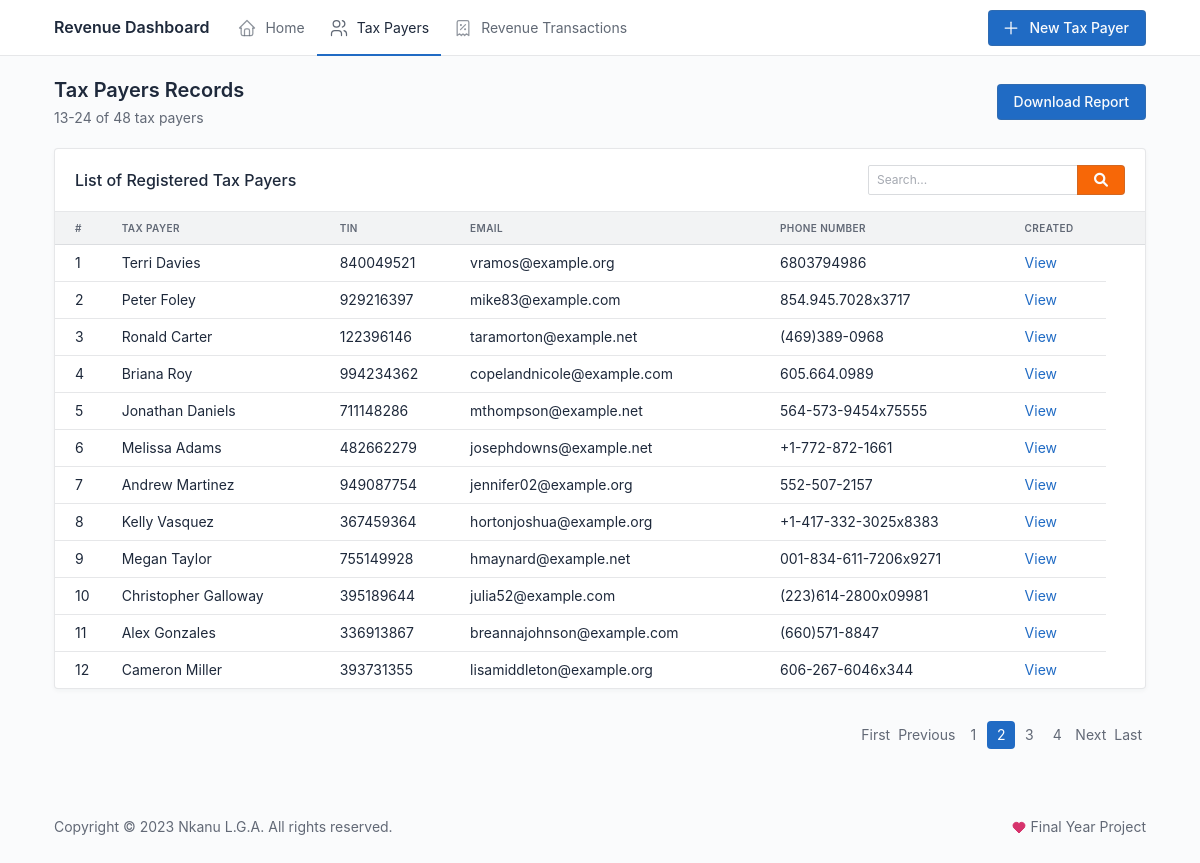
/taxpayers/?page=2, run on the app's committed database.
### revenue/models.py (models this page shows, shortened)
class TaxPayer(models.Model):
    name = models.CharField(
        max_length=200,
        unique=True,
        help_text="Business name or Personal name")
    address = models.CharField(max_length=255)
    tin = models.CharField(
        max_length=20, unique=True, help_text="Tax Identification Number"
    )
    phone = models.CharField(max_length=15)
    email = models.EmailField(blank=True, null=True)
    created = models.DateTimeField()
    updated = models.DateTimeField(auto_now=True)
    class Meta:
        ordering = ["-created"]
        verbose_name_plural = "Tax Payers"

### revenue/views.py (the view, shortened to what this page needs)
# urls.py: path("taxpayers/", views.tax_payer_list, name="tax_payer_list"),
def tax_payer_list(request):
    tax_payers = TaxPayer.objects.all()
    search_query = request.GET.get('q')
    tax_payers = mk_paginator(request, tax_payers, 12)
    if request.method == "POST":
        form = TaxPayerForm(request.POST)
        if form.is_valid():
            tax_payer = form.save(commit=False)
            tax_payer.created = timezone.now()
            tax_payer.save()
            messages.success(
                request, f"{tax_payer.name} has been successfully created.")
            return redirect("tax_payer_detail", tax_payer.id)
    else:
        form = TaxPayerForm()
    return render(request,
                  "tax_payer_list.html",
                  {"tax_payers": tax_payers,
                   "form": form})

### revenue/forms.py
class TaxPayerForm(forms.ModelForm):
    class Meta:
        model = TaxPayer
        fields = ["name", "address", "tin", "phone", "email"]

### revenue/utils.py (called while the page is built)
def mk_paginator(request, items, num_items):
    paginator = Paginator(items, num_items)
    page = request.GET.get('page', 1)
    try:
        items = paginator.page(page)
    except PageNotAnInteger:
        items = paginator.page(1)
    except EmptyPage:
        items = paginator.page(paginator.num_pages)
    return items

### templates/tax_payer_list.html (shortened to what this page needs)
{% extends "base.html" %}
{% load humanize widget_tweaks %}
{% block navbar-action %}
<div class="nav-item">
    <a href="#" class="btn btn-primary" data-bs-toggle="modal" data-bs-target="#modal-create">
        New Tax Payer
    </a>
</div>
{% endblock navbar-action %}
{% block content %}
<div class="page-header d-print-none">
    <div class="row align-items-center">
        <div class="col">
            <h2 class="page-title">
                Tax Payers Records
            </h2>
            <div class="text-muted mt-1">{{ tax_payers.start_index }}-{{ tax_payers.end_index }} of
                {{ tax_payers.paginator.count }} tax payer{{ tax_payers.paginator.count|pluralize }}</div>
        </div>
        <div class="col-auto ms-auto d-print-none">
            <div class="btn-list">
                <a href="{% url 'tax_payer_list' %}?download_excel=1" class="btn btn-primary">Download Report</a>
            </div>
        </div>
    </div>
</div>
<div class="page-body">
    <div class="row my-3">
        <div class="col-12">
            <div class="card">
                <div class="card-header d-flex justify-content-between">
                    <h3 class="card-title">List of Registered Tax Payers</h3>
                    <div class="ms-auto text-muted">
                        <div class="ms-2 d-inline-block">
                            <form method="GET" action="{% url 'tax_payer_list' %}">
                                <div class="input-group">
                                    <input type="text" id="search" class="form-control form-control-sm" placeholder="Search..." name="q" value="{{ request.GET.q }}">
                                    <button type="submit" class="btn btn-warning" title="Search"><i class="fas fa-search"></i></button>
                                </div>
                            </form>
                        </div>
                    </div>
                </div>
                <div class="table-responsive">
                    <table class="table card-table table-vcenter text-nowrap">
                        <thead>
                            <tr>
                                <th>#</th>
                                <th>Tax Payer</th>
                                <th>TIN</th>
                                <th>Email</th>
                                <th>Phone number</th>
                                <th>Created</th>
                                <th></th>
                            </tr>
                        </thead>
                        <tbody>
                            {% for user in tax_payers %}
                            <tr>
                                <td>{{ forloop.counter }}</td>
                                <td>{{ user.name }}</td>
                                <td>{{ user.tin }}</td>
                                <td>{{ user.email }}</td>
                                <td>{{ user.phone }}</td>
                                <td><a href="{% url 'tax_payer_detail' user.id %}">View</a></td>
                            </tr>
                            {% endfor %}
                        </tbody>
                    </table>
                </div>
            </div>
        </div>
    </div>
    <div class="d-flex mt-4">
        <div class="ms-auto">
            {% include 'partials/_pagination.html' with page_obj=tax_payers %}
        </div>
    </div>
</div>
{% endblock content %}

### data on the page
TaxPayer: name "Terri Davies", tin "840049521", email "vramos@example.org", phone "6803794986"
TaxPayer: name "Peter Foley", tin "929216397", email "mike83@example.com", phone "854.945.7028x3717"
TaxPayer: name "Ronald Carter", tin "122396146", email "taramorton@example.net", phone "(469)389-0968"
TaxPayer: name "Briana Roy", tin "994234362", email "copelandnicole@example.com", phone "605.664.0989"
TaxPayer: name "Jonathan Daniels", tin "711148286", email "mthompson@example.net", phone "564-573-9454x75555"
TaxPayer: name "Melissa Adams", tin "482662279", email "josephdowns@example.net", phone "+1-772-872-1661"
TaxPayer: name "Andrew Martinez", tin "949087754", email "jennifer02@example.org", phone "552-507-2157"
TaxPayer: name "Kelly Vasquez", tin "367459364", email "hortonjoshua@example.org", phone "+1-417-332-3025x8383"
TaxPayer: name "Megan Taylor", tin "755149928", email "hmaynard@example.net", phone "001-834-611-7206x9271"
TaxPayer: name "Christopher Galloway", tin "395189644", email "julia52@example.com", phone "(223)614-2800x09981"
TaxPayer: name "Alex Gonzales", tin "336913867", email "breannajohnson@example.com", phone "(660)571-8847"
TaxPayer: name "Cameron Miller", tin "393731355", email "lisamiddleton@example.org", phone "606-267-6046x344"

### other printed values
{{ tax_payers.start_index }} "13"
{{ tax_payers.end_index }} "24"
{{ tax_payers.paginator.count }} "48"
{{ page_num }} "1" "3" "4"
{{ page_num }} "2"
